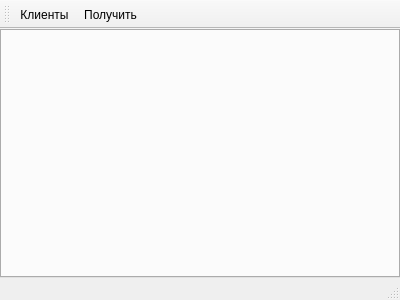
<?xml version="1.0" encoding="UTF-8"?>
<ui version="4.0">
 <class>MainWindow</class>
 <widget class="QMainWindow" name="MainWindow">
  <property name="geometry">
   <rect>
    <x>0</x>
    <y>0</y>
    <width>400</width>
    <height>300</height>
   </rect>
  </property>
  <property name="windowTitle">
   <string>Viewer</string>
  </property>
  <widget class="QWidget" name="centralWidget">
   <layout class="QVBoxLayout" name="verticalLayout">
    <property name="margin">
     <number>0</number>
    </property>
    <item>
     <widget class="QTabWidget" name="tabWidget">
      <property name="tabsClosable">
       <bool>true</bool>
      </property>
     </widget>
    </item>
   </layout>
  </widget>
  <widget class="QMenuBar" name="menuBar">
   <property name="geometry">
    <rect>
     <x>0</x>
     <y>0</y>
     <width>400</width>
     <height>21</height>
    </rect>
   </property>
  </widget>
  <widget class="QToolBar" name="mainToolBar">
   <attribute name="toolBarArea">
    <enum>TopToolBarArea</enum>
   </attribute>
   <attribute name="toolBarBreak">
    <bool>false</bool>
   </attribute>
   <addaction name="action_clients"/>
   <addaction name="action_receive"/>
  </widget>
  <widget class="QStatusBar" name="statusBar"/>
  <action name="action_receive">
   <property name="text">
    <string>Получить</string>
   </property>
  </action>
  <action name="action_clients">
   <property name="text">
    <string>Клиенты</string>
   </property>
  </action>
 </widget>
 <layoutdefault spacing="6" margin="11"/>
 <resources/>
 <connections/>
</ui>
